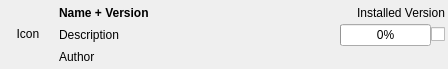
<?xml version="1.0" encoding="UTF-8"?>
<ui version="4.0">
 <class>librepcb::editor::RepositoryLibraryListWidgetItem</class>
 <widget class="QWidget" name="librepcb::editor::RepositoryLibraryListWidgetItem">
  <property name="geometry">
   <rect>
    <x>0</x>
    <y>0</y>
    <width>448</width>
    <height>69</height>
   </rect>
  </property>
  <property name="windowTitle">
   <string>Form</string>
  </property>
  <layout class="QHBoxLayout" name="horizontalLayout_4">
   <property name="leftMargin">
    <number>3</number>
   </property>
   <property name="topMargin">
    <number>1</number>
   </property>
   <property name="rightMargin">
    <number>3</number>
   </property>
   <property name="bottomMargin">
    <number>1</number>
   </property>
   <item>
    <widget class="QLabel" name="lblIcon">
     <property name="sizePolicy">
      <sizepolicy hsizetype="Fixed" vsizetype="Fixed">
       <horstretch>0</horstretch>
       <verstretch>0</verstretch>
      </sizepolicy>
     </property>
     <property name="minimumSize">
      <size>
       <width>50</width>
       <height>50</height>
      </size>
     </property>
     <property name="maximumSize">
      <size>
       <width>50</width>
       <height>50</height>
      </size>
     </property>
     <property name="text">
      <string>Icon</string>
     </property>
     <property name="scaledContents">
      <bool>true</bool>
     </property>
     <property name="alignment">
      <set>Qt::AlignCenter</set>
     </property>
    </widget>
   </item>
   <item>
    <layout class="QVBoxLayout" name="verticalLayout">
     <property name="spacing">
      <number>0</number>
     </property>
     <item>
      <layout class="QHBoxLayout" name="horizontalLayout">
       <item>
        <widget class="QLabel" name="lblName">
         <property name="sizePolicy">
          <sizepolicy hsizetype="Ignored" vsizetype="Preferred">
           <horstretch>1</horstretch>
           <verstretch>0</verstretch>
          </sizepolicy>
         </property>
         <property name="maximumSize">
          <size>
           <width>500</width>
           <height>16777215</height>
          </size>
         </property>
         <property name="font">
          <font>
           <bold>true</bold>
          </font>
         </property>
         <property name="text">
          <string>Name + Version</string>
         </property>
        </widget>
       </item>
       <item>
        <spacer name="horizontalSpacer">
         <property name="orientation">
          <enum>Qt::Horizontal</enum>
         </property>
         <property name="sizeHint" stdset="0">
          <size>
           <width>10</width>
           <height>5</height>
          </size>
         </property>
        </spacer>
       </item>
       <item>
        <widget class="QLabel" name="lblInstalledVersion">
         <property name="sizePolicy">
          <sizepolicy hsizetype="Minimum" vsizetype="Preferred">
           <horstretch>0</horstretch>
           <verstretch>0</verstretch>
          </sizepolicy>
         </property>
         <property name="layoutDirection">
          <enum>Qt::RightToLeft</enum>
         </property>
         <property name="text">
          <string>Installed Version</string>
         </property>
        </widget>
       </item>
      </layout>
     </item>
     <item>
      <layout class="QHBoxLayout" name="horizontalLayout_2">
       <item>
        <widget class="QLabel" name="lblDescription">
         <property name="sizePolicy">
          <sizepolicy hsizetype="Ignored" vsizetype="Preferred">
           <horstretch>1</horstretch>
           <verstretch>0</verstretch>
          </sizepolicy>
         </property>
         <property name="maximumSize">
          <size>
           <width>500</width>
           <height>16777215</height>
          </size>
         </property>
         <property name="text">
          <string>Description</string>
         </property>
        </widget>
       </item>
       <item>
        <spacer name="horizontalSpacer_2">
         <property name="orientation">
          <enum>Qt::Horizontal</enum>
         </property>
         <property name="sizeHint" stdset="0">
          <size>
           <width>10</width>
           <height>5</height>
          </size>
         </property>
        </spacer>
       </item>
       <item>
        <widget class="QProgressBar" name="prgProgress">
         <property name="maximum">
          <number>120</number>
         </property>
         <property name="value">
          <number>0</number>
         </property>
         <property name="alignment">
          <set>Qt::AlignCenter</set>
         </property>
        </widget>
       </item>
       <item>
        <widget class="QCheckBox" name="cbxDownload">
         <property name="layoutDirection">
          <enum>Qt::RightToLeft</enum>
         </property>
         <property name="text">
          <string/>
         </property>
        </widget>
       </item>
      </layout>
     </item>
     <item>
      <layout class="QHBoxLayout" name="horizontalLayout_3">
       <item>
        <widget class="QLabel" name="lblAuthor">
         <property name="sizePolicy">
          <sizepolicy hsizetype="Ignored" vsizetype="Preferred">
           <horstretch>1</horstretch>
           <verstretch>0</verstretch>
          </sizepolicy>
         </property>
         <property name="maximumSize">
          <size>
           <width>500</width>
           <height>16777215</height>
          </size>
         </property>
         <property name="text">
          <string>Author</string>
         </property>
        </widget>
       </item>
       <item>
        <spacer name="horizontalSpacer_3">
         <property name="orientation">
          <enum>Qt::Horizontal</enum>
         </property>
         <property name="sizeHint" stdset="0">
          <size>
           <width>10</width>
           <height>5</height>
          </size>
         </property>
        </spacer>
       </item>
      </layout>
     </item>
    </layout>
   </item>
  </layout>
 </widget>
 <resources/>
 <connections/>
</ui>
